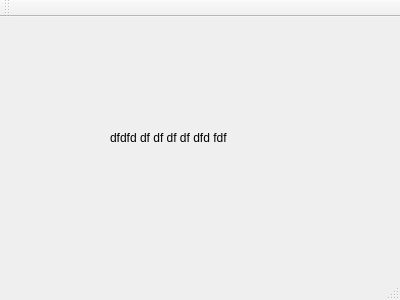
<?xml version="1.0" encoding="UTF-8"?>
<ui version="4.0">
 <class>MainWindow</class>
 <widget class="QMainWindow" name="MainWindow">
  <property name="geometry">
   <rect>
    <x>0</x>
    <y>0</y>
    <width>400</width>
    <height>300</height>
   </rect>
  </property>
  <property name="windowTitle">
   <string>MainWindow</string>
  </property>
  <widget class="QWidget" name="centralWidget">
   <widget class="QLabel" name="label">
    <property name="geometry">
     <rect>
      <x>110</x>
      <y>80</y>
      <width>161</width>
      <height>81</height>
     </rect>
    </property>
    <property name="text">
     <string>dfdfd df df df df dfd fdf</string>
    </property>
   </widget>
  </widget>
  <widget class="QMenuBar" name="menuBar">
   <property name="geometry">
    <rect>
     <x>0</x>
     <y>0</y>
     <width>400</width>
     <height>22</height>
    </rect>
   </property>
  </widget>
  <widget class="QToolBar" name="mainToolBar">
   <attribute name="toolBarArea">
    <enum>TopToolBarArea</enum>
   </attribute>
   <attribute name="toolBarBreak">
    <bool>false</bool>
   </attribute>
  </widget>
  <widget class="QStatusBar" name="statusBar"/>
 </widget>
 <layoutdefault spacing="6" margin="11"/>
 <resources/>
 <connections/>
</ui>
